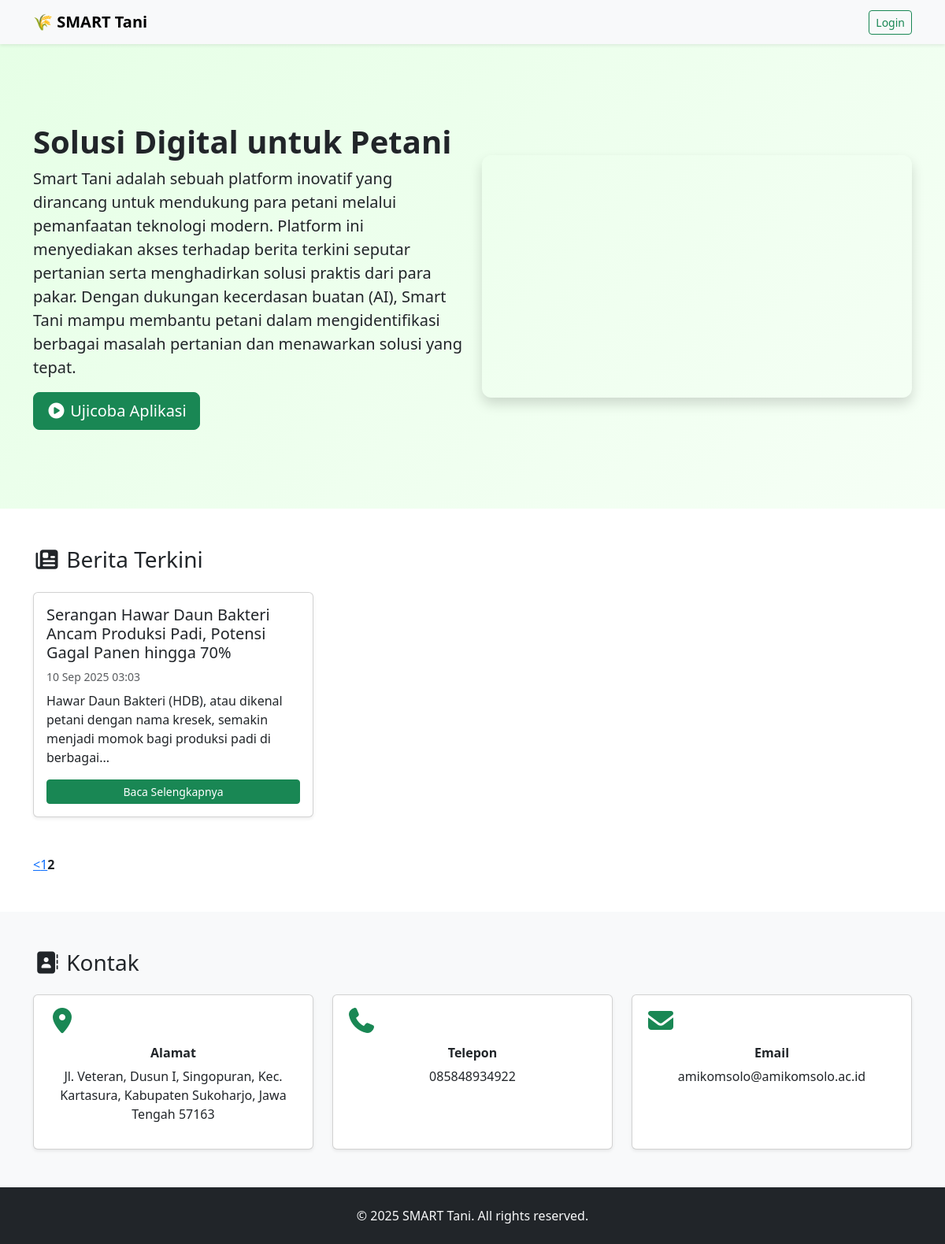
The page /index.php/home/index/3 on the database its author committed.
### tables this page shows
CREATE TABLE `news` (
  `id` int(11) NOT NULL,
  `title` varchar(200) NOT NULL,
  `content` text NOT NULL,
  `created_at` datetime DEFAULT current_timestamp()
);

### application/controllers/Home.php (called while the page is built, shortened)
<?php
class Home extends CI_Controller
{
    public function __construct()
    {
        $this->load->model(['News_model', 'Setting_model']);
        $this->load->helper('url');
        $this->load->library('pagination');
    }
    public function index()
    {
        $config['base_url'] = site_url('home/index');
        $config['total_rows'] = $this->News_model->count_all();
        $config['per_page'] = 3;
        $config['uri_segment'] = 3;
        $this->pagination->initialize($config);
        $page = ($this->uri->segment(3)) ? $this->uri->segment(3) : 0;
        $data['about'] = $this->Setting_model->get('about');
        $contact_json = $this->Setting_model->get('contact');
        $data['contact'] = !empty($contact_json) ? json_decode($contact_json, true) : [];
        $data['demo'] = $this->Setting_model->get('demo');
        $data['news'] = $this->News_model->get_paginated($config['per_page'], $page);
        $data['pagination'] = $this->pagination->create_links();
        $this->load->view('home/landing', $data);
    }
}

### index.php (called while the page is built, shortened)
<?php
require_once BASEPATH.'core/CodeIgniter.php';

### application/models/News_model.php (called while the page is built, shortened)
<?php
class News_model extends CI_Model
{
    public function get_paginated($limit, $start)
    {
        $this->db->order_by('created_at', 'DESC');
        $this->db->limit($limit, $start);
        $query = $this->db->get('news');
        return $query->result();
    }
}

### application/views/home/landing.php (the view, shortened to what this page needs)
<!DOCTYPE html>
<html lang="id">
<head>
  <link href="https://cdn.jsdelivr.net/npm/bootstrap@5.3.3/dist/css/bootstrap.min.css" rel="stylesheet">
  <link rel="stylesheet" href="https://cdn.jsdelivr.net/npm/@fortawesome/fontawesome-free/css/all.min.css">
</head>
<body>
  <nav class="navbar navbar-expand-lg navbar-light bg-light shadow-sm">
    <div class="container">
      <a class="navbar-brand fw-bold" href="#">🌾 SMART Tani</a>
      <div class="ms-auto">
        <a href="<?= site_url('login') ?>" class="btn btn-outline-success btn-sm">Login</a>
      </div>
    </div>
  </nav>
  <section class="hero">
    <div class="container">
      <div class="row align-items-center">
        <div class="col-md-6 mb-4 mb-md-0">
          <h1>Solusi Digital untuk Petani</h1>
          <p class="lead"><?= !empty($about) ? $about : 'Platform untuk membantu petani memasarkan dan mengelola usaha.'; ?></p>
          <?php if (!empty($demo)): ?>
            <a href="<?= $demo ?>" target="_blank" class="btn btn-success btn-lg">
              <i class="fas fa-play-circle"></i> Ujicoba Aplikasi
            </a>
          <?php endif; ?>
        </div>
        <div class="col-md-6">
          <div class="video-wrapper shadow">
            <iframe src="https://www.youtube.com/embed/QByTvkwU-U0" allowfullscreen></iframe>
          </div>
        </div>
      </div>
    </div>
  </section>
  <section class="container my-5">
    <h3 class="mb-4"><i class="fas fa-newspaper"></i> Berita Terkini</h3>
    <div class="row">
      <?php if (!empty($news)): foreach ($news as $n): ?>
          <div class="col-md-4 mb-4">
            <div class="card h-100 shadow-sm news-card">
              <div class="card-body d-flex flex-column">
                <h5 class="card-title"><?= htmlspecialchars($n->title) ?></h5>
                <small class="text-muted mb-2"><?= date('d M Y H:i', strtotime($n->created_at)) ?></small>
                <p class="card-text flex-grow-1">
                  <?php
                  $trimmed = mb_substr($n->content, 0, 120, 'UTF-8');
                  if (mb_strlen($n->content, 'UTF-8') > 120) {
                    $lastSpace = mb_strrpos($trimmed, ' ', 0, 'UTF-8');
                    $trimmed = mb_substr($trimmed, 0, $lastSpace, 'UTF-8') . '...';
                  }
                  echo nl2br(htmlspecialchars($trimmed));
                  ?>
                </p>
                <a href="<?= site_url('home/news_detail/' . $n->id) ?>" class="btn btn-success btn-sm mt-auto">Baca Selengkapnya</a>
              </div>
            </div>
          </div>
        <?php endforeach;
      else: ?>
        <div class="col-12">
          <div class="alert alert-info">Belum ada berita.</div>
        </div>
      <?php endif; ?>
    </div>
    <div class="mt-4">
      <?= $pagination ?? '' ?>
    </div>
  </section>
  <section class="bg-light py-5">
    <div class="container">
      <h3 class="mb-4"><i class="fas fa-address-book"></i> Kontak</h3>
      <div class="row g-4">
        <div class="col-md-4">
          <div class="card shadow-sm h-100 text-center p-3">
            <i class="fas fa-map-marker-alt fa-2x text-success mb-3"></i>
            <h6 class="fw-bold">Alamat</h6>
            <p><?= htmlspecialchars($contact['alamat'] ?? '-') ?></p>
          </div>
        </div>
        <div class="col-md-4">
          <div class="card shadow-sm h-100 text-center p-3">
            <i class="fas fa-phone fa-2x text-success mb-3"></i>
            <h6 class="fw-bold">Telepon</h6>
            <p><?= htmlspecialchars($contact['telepon'] ?? '-') ?></p>
          </div>
        </div>
        <div class="col-md-4">
          <div class="card shadow-sm h-100 text-center p-3">
            <i class="fas fa-envelope fa-2x text-success mb-3"></i>
            <h6 class="fw-bold">Email</h6>
            <p><?= htmlspecialchars($contact['email'] ?? '-') ?></p>
          </div>
        </div>
      </div>
    </div>
  </section>
  <footer class="text-center py-4 bg-dark text-light">
    &copy; <?= date('Y') ?> SMART Tani. All rights reserved.
  </footer>
</body>
</html>

### application/views/home/landing.php (style rules this page uses)
.hero { padding: 100px 0; background: linear-gradient(135deg, #e6ffe6 0%, #f6fff6 100%); }
.hero h1 { font-size: 2.5rem; font-weight: bold; }
.video-wrapper { position: relative; padding-top: 56.25%; border-radius: 12px; overflow: hidden; }
.video-wrapper iframe { position: absolute; top: 0; left: 0; width: 100%; height: 100%; border: 0; }
.news-card { transition: all 0.2s ease-in-out; }

### rows shown on the page
news: title "Serangan Hawar Daun Bakteri Ancam Produksi Padi, Potensi Gagal Panen hingga 70%", created_at "10 Sep 2025 03:03", content "Hawar Daun Bakteri (HDB), atau dikenal petani dengan nama kresek, semakin menjadi momok bagi produksi padi di berbagai..."

### other values the page prints
$pagination "< 1 2"
$contact['alamat'] "Jl. Veteran, Dusun I, Singopuran, Kec. Kartasura, Kabupaten Sukoharjo, Jawa Tengah 57163"
$contact['telepon'] "085848934922"
$contact['email'] "amikomsolo@amikomsolo.ac.id"
